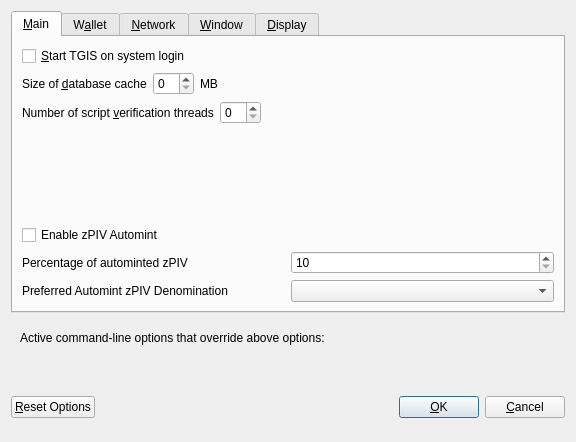
<?xml version="1.0" encoding="UTF-8"?>
<ui version="4.0">
 <class>OptionsDialog</class>
 <widget class="QDialog" name="OptionsDialog">
  <property name="geometry">
   <rect>
    <x>0</x>
    <y>0</y>
    <width>576</width>
    <height>442</height>
   </rect>
  </property>
  <property name="windowTitle">
   <string>Options</string>
  </property>
  <property name="modal">
   <bool>true</bool>
  </property>
  <layout class="QVBoxLayout" name="verticalLayout">
   <item>
    <widget class="QTabWidget" name="tabWidget">
     <property name="currentIndex">
      <number>0</number>
     </property>
     <widget class="QWidget" name="tabMain">
      <attribute name="title">
       <string>&amp;Main</string>
      </attribute>
      <layout class="QVBoxLayout" name="verticalLayout_Main">
       <item>
        <widget class="QCheckBox" name="bitcoinAtStartup">
         <property name="toolTip">
          <string>Automatically start TGIS after logging in to the system.</string>
         </property>
         <property name="text">
          <string>&amp;Start TGIS on system login</string>
         </property>
        </widget>
       </item>
       <item>
        <layout class="QHBoxLayout" name="horizontalLayout_2_Main">
         <item>
          <widget class="QLabel" name="databaseCacheLabel">
           <property name="text">
            <string>Size of &amp;database cache</string>
           </property>
           <property name="textFormat">
            <enum>Qt::PlainText</enum>
           </property>
           <property name="buddy">
            <cstring>databaseCache</cstring>
           </property>
          </widget>
         </item>
         <item>
          <widget class="QSpinBox" name="databaseCache"/>
         </item>
         <item>
          <widget class="QLabel" name="databaseCacheUnitLabel">
           <property name="text">
            <string>MB</string>
           </property>
           <property name="textFormat">
            <enum>Qt::PlainText</enum>
           </property>
          </widget>
         </item>
         <item>
          <spacer name="horizontalSpacer_2_Main">
           <property name="orientation">
            <enum>Qt::Horizontal</enum>
           </property>
           <property name="sizeHint" stdset="0">
            <size>
             <width>40</width>
             <height>20</height>
            </size>
           </property>
          </spacer>
         </item>
        </layout>
       </item>
       <item>
        <layout class="QHBoxLayout" name="horizontalLayout_3_Main">
         <item>
          <widget class="QLabel" name="threadsScriptVerifLabel">
           <property name="text">
            <string>Number of script &amp;verification threads</string>
           </property>
           <property name="textFormat">
            <enum>Qt::PlainText</enum>
           </property>
           <property name="buddy">
            <cstring>threadsScriptVerif</cstring>
           </property>
          </widget>
         </item>
         <item>
          <widget class="QSpinBox" name="threadsScriptVerif">
           <property name="toolTip">
            <string>(0 = auto, &lt;0 = leave that many cores free)</string>
           </property>
          </widget>
         </item>
         <item>
          <spacer name="horizontalSpacer_3_Main">
           <property name="orientation">
            <enum>Qt::Horizontal</enum>
           </property>
           <property name="sizeHint" stdset="0">
            <size>
             <width>40</width>
             <height>20</height>
            </size>
           </property>
          </spacer>
         </item>
        </layout>
       </item>
       <item>
        <spacer name="verticalSpacer_2">
         <property name="orientation">
          <enum>Qt::Vertical</enum>
         </property>
         <property name="sizeHint" stdset="0">
          <size>
           <width>20</width>
           <height>40</height>
          </size>
         </property>
        </spacer>
       </item>
       <item>
        <widget class="QCheckBox" name="checkBoxZeromintEnable">
         <property name="toolTip">
          <string>Enable automatic minting of PIV units to zPIV</string>
         </property>
         <property name="layoutDirection">
          <enum>Qt::LeftToRight</enum>
         </property>
         <property name="text">
          <string>Enable zPIV Automint</string>
         </property>
        </widget>
       </item>
       <item>
        <layout class="QHBoxLayout" name="horizontalLayout_3">
         <item>
          <widget class="QLabel" name="percentage_label">
           <property name="toolTip">
            <string>Percentage of incoming PIV which get automatically converted to zPIV via Zerocoin Protocol (min: 10%)</string>
           </property>
           <property name="text">
            <string>Percentage of autominted zPIV</string>
           </property>
          </widget>
         </item>
         <item>
          <widget class="QSpinBox" name="zeromintPercentage">
           <property name="minimum">
            <number>10</number>
           </property>
           <property name="maximum">
            <number>100</number>
           </property>
          </widget>
         </item>
        </layout>
       </item>
       <item>
        <layout class="QHBoxLayout" name="horizontalLayout" stretch="0,0">
         <property name="sizeConstraint">
          <enum>QLayout::SetFixedSize</enum>
         </property>
         <item>
          <widget class="QLabel" name="labelPreferredDenom">
           <property name="maximumSize">
            <size>
             <width>16777215</width>
             <height>16777215</height>
            </size>
           </property>
           <property name="toolTip">
            <string>Wait with automatic conversion to Zerocoin until enough PIV for this denomination is available</string>
           </property>
           <property name="text">
            <string>Preferred Automint zPIV Denomination</string>
           </property>
          </widget>
         </item>
         <item>
          <widget class="QComboBox" name="preferredDenom">
           <property name="maximumSize">
            <size>
             <width>16777215</width>
             <height>27</height>
            </size>
           </property>
           <property name="toolTip">
            <string>Wait with automatic conversion to Zerocoin until enough PIV for this denomination is available</string>
           </property>
           <property name="maxVisibleItems">
            <number>9</number>
           </property>
           <property name="maxCount">
            <number>9</number>
           </property>
          </widget>
         </item>
        </layout>
       </item>
      </layout>
     </widget>
     <widget class="QWidget" name="tabWallet">
      <attribute name="title">
       <string>W&amp;allet</string>
      </attribute>
      <layout class="QVBoxLayout" name="verticalLayout_Wallet">
       <item>
        <layout class="QHBoxLayout" name="horizontalLayout_2_Wallet">
         <item>
          <widget class="QLabel" name="labelStakeSplitThresholdText">
           <property name="text">
            <string>Stake split threshold:</string>
           </property>
          </widget>
         </item>
         <item>
          <widget class="QSpinBox" name="spinBoxStakeSplitThreshold">
           <property name="minimum">
            <number>1</number>
           </property>
           <property name="maximum">
            <number>999999</number>
           </property>
          </widget>
         </item>
        </layout>
       </item>
       <item>
        <widget class="QGroupBox" name="groupBox">
         <property name="title">
          <string>Expert</string>
         </property>
         <layout class="QVBoxLayout" name="verticalLayout_2">
          <item>
           <widget class="QCheckBox" name="coinControlFeatures">
            <property name="toolTip">
             <string>Whether to show coin control features or not.</string>
            </property>
            <property name="text">
             <string>Enable coin &amp;control features</string>
            </property>
           </widget>
          </item>
          <item>
           <widget class="QCheckBox" name="showMasternodesTab">
            <property name="toolTip">
             <string>Show additional tab listing all your masternodes in first sub-tab&lt;br/&gt;and all masternodes on the network in second sub-tab.</string>
            </property>
            <property name="text">
             <string>Show Masternodes Tab</string>
            </property>
           </widget>
          </item>
          <item>
           <widget class="QCheckBox" name="spendZeroConfChange">
            <property name="toolTip">
             <string>If you disable the spending of unconfirmed change, the change from a transaction&lt;br/&gt;cannot be used until that transaction has at least one confirmation.&lt;br/&gt;This also affects how your balance is computed.</string>
            </property>
            <property name="text">
             <string>&amp;Spend unconfirmed change</string>
            </property>
           </widget>
          </item>
         </layout>
        </widget>
       </item>
       <item>
        <spacer name="verticalSpacer_Wallet">
         <property name="orientation">
          <enum>Qt::Vertical</enum>
         </property>
         <property name="sizeHint" stdset="0">
          <size>
           <width>20</width>
           <height>40</height>
          </size>
         </property>
        </spacer>
       </item>
      </layout>
     </widget>
     <widget class="QWidget" name="tabNetwork">
      <attribute name="title">
       <string>&amp;Network</string>
      </attribute>
      <layout class="QVBoxLayout" name="verticalLayout_Network">
       <item>
        <widget class="QCheckBox" name="mapPortUpnp">
         <property name="toolTip">
          <string>Automatically open the TGIS client port on the router. This only works when your router supports UPnP and it is enabled.</string>
         </property>
         <property name="text">
          <string>Map port using &amp;UPnP</string>
         </property>
        </widget>
       </item>
       <item>
        <widget class="QCheckBox" name="allowIncoming">
         <property name="toolTip">
          <string>Accept connections from outside</string>
         </property>
         <property name="text">
          <string>Allow incoming connections</string>
         </property>
        </widget>
       </item>
       <item>
        <widget class="QCheckBox" name="connectSocks">
         <property name="toolTip">
          <string>Connect to the TGIS network through a SOCKS5 proxy.</string>
         </property>
         <property name="text">
          <string>&amp;Connect through SOCKS5 proxy (default proxy):</string>
         </property>
        </widget>
       </item>
       <item>
        <layout class="QHBoxLayout" name="horizontalLayout_1_Network">
         <item>
          <widget class="QLabel" name="proxyIpLabel">
           <property name="text">
            <string>Proxy &amp;IP:</string>
           </property>
           <property name="textFormat">
            <enum>Qt::PlainText</enum>
           </property>
           <property name="buddy">
            <cstring>proxyIp</cstring>
           </property>
          </widget>
         </item>
         <item>
          <widget class="QValidatedLineEdit" name="proxyIp">
           <property name="minimumSize">
            <size>
             <width>140</width>
             <height>0</height>
            </size>
           </property>
           <property name="maximumSize">
            <size>
             <width>140</width>
             <height>16777215</height>
            </size>
           </property>
           <property name="toolTip">
            <string>IP address of the proxy (e.g. IPv4: 127.0.0.1 / IPv6: ::1)</string>
           </property>
          </widget>
         </item>
         <item>
          <widget class="QLabel" name="proxyPortLabel">
           <property name="text">
            <string>&amp;Port:</string>
           </property>
           <property name="textFormat">
            <enum>Qt::PlainText</enum>
           </property>
           <property name="buddy">
            <cstring>proxyPort</cstring>
           </property>
          </widget>
         </item>
         <item>
          <widget class="QLineEdit" name="proxyPort">
           <property name="minimumSize">
            <size>
             <width>55</width>
             <height>0</height>
            </size>
           </property>
           <property name="maximumSize">
            <size>
             <width>55</width>
             <height>16777215</height>
            </size>
           </property>
           <property name="toolTip">
            <string>Port of the proxy (e.g. 9050)</string>
           </property>
          </widget>
         </item>
         <item>
          <spacer name="horizontalSpacer_1_Network">
           <property name="orientation">
            <enum>Qt::Horizontal</enum>
           </property>
           <property name="sizeHint" stdset="0">
            <size>
             <width>40</width>
             <height>20</height>
            </size>
           </property>
          </spacer>
         </item>
        </layout>
       </item>
       <item>
        <spacer name="verticalSpacer_Network">
         <property name="orientation">
          <enum>Qt::Vertical</enum>
         </property>
         <property name="sizeHint" stdset="0">
          <size>
           <width>20</width>
           <height>40</height>
          </size>
         </property>
        </spacer>
       </item>
      </layout>
     </widget>
     <widget class="QWidget" name="tabWindow">
      <attribute name="title">
       <string>&amp;Window</string>
      </attribute>
      <layout class="QVBoxLayout" name="verticalLayout_Window">
       <item>
        <widget class="QCheckBox" name="minimizeToTray">
         <property name="toolTip">
          <string>Show only a tray icon after minimizing the window.</string>
         </property>
         <property name="text">
          <string>&amp;Minimize to the tray instead of the taskbar</string>
         </property>
        </widget>
       </item>
       <item>
        <widget class="QCheckBox" name="minimizeOnClose">
         <property name="toolTip">
          <string>Minimize instead of exit the application when the window is closed. When this option is enabled, the application will be closed only after selecting Quit in the menu.</string>
         </property>
         <property name="text">
          <string>M&amp;inimize on close</string>
         </property>
        </widget>
       </item>
       <item>
        <spacer name="verticalSpacer_Window">
         <property name="orientation">
          <enum>Qt::Vertical</enum>
         </property>
         <property name="sizeHint" stdset="0">
          <size>
           <width>20</width>
           <height>40</height>
          </size>
         </property>
        </spacer>
       </item>
      </layout>
     </widget>
     <widget class="QWidget" name="tabDisplay">
      <attribute name="title">
       <string>&amp;Display</string>
      </attribute>
      <layout class="QVBoxLayout" name="verticalLayout_Display">
       <item>
        <layout class="QHBoxLayout" name="horizontalLayout_1_Display">
         <item>
          <widget class="QLabel" name="langLabel">
           <property name="text">
            <string>User Interface &amp;language:</string>
           </property>
           <property name="textFormat">
            <enum>Qt::PlainText</enum>
           </property>
           <property name="buddy">
            <cstring>lang</cstring>
           </property>
          </widget>
         </item>
         <item>
          <widget class="QValueComboBox" name="lang">
           <property name="toolTip">
            <string>The user interface language can be set here. This setting will take effect after restarting TGIS.</string>
           </property>
          </widget>
         </item>
        </layout>
       </item>
       <item>
        <widget class="QLabel" name="label_3">
         <property name="toolTip">
          <string notr="true"/>
         </property>
         <property name="statusTip">
          <string notr="true"/>
         </property>
         <property name="whatsThis">
          <string notr="true"/>
         </property>
         <property name="accessibleName">
          <string notr="true"/>
         </property>
         <property name="text">
          <string>Language missing or translation incomplete? Help contributing translations here:
https://www.transifex.com/tgis-project/tgis-project-translations</string>
         </property>
         <property name="wordWrap">
          <bool>true</bool>
         </property>
         <property name="openExternalLinks">
          <bool>true</bool>
         </property>
         <property name="textInteractionFlags">
          <set>Qt::TextBrowserInteraction</set>
         </property>
        </widget>
       </item>
       <item>
        <layout class="QHBoxLayout" name="horizontalLayout_4_Display" stretch="0,0">
         <item>
          <widget class="QLabel" name="themeLabel">
           <property name="text">
            <string>User Interface Theme:</string>
           </property>
          </widget>
         </item>
         <item>
          <widget class="QValueComboBox" name="theme"/>
         </item>
        </layout>
       </item>
       <item>
        <widget class="Line" name="line">
         <property name="orientation">
          <enum>Qt::Horizontal</enum>
         </property>
        </widget>
       </item>
       <item>
        <layout class="QHBoxLayout" name="horizontalLayout_2_Display">
         <item>
          <widget class="QLabel" name="unitLabel">
           <property name="text">
            <string>&amp;Unit to show amounts in:</string>
           </property>
           <property name="textFormat">
            <enum>Qt::PlainText</enum>
           </property>
           <property name="buddy">
            <cstring>unit</cstring>
           </property>
          </widget>
         </item>
         <item>
          <widget class="QValueComboBox" name="unit">
           <property name="toolTip">
            <string>Choose the default subdivision unit to show in the interface and when sending coins.</string>
           </property>
          </widget>
         </item>
        </layout>
       </item>
       <item>
        <layout class="QHBoxLayout" name="horizontalLayout_5_Display">
         <item>
          <widget class="QLabel" name="digitsLabel">
           <property name="text">
            <string>Decimal digits</string>
           </property>
          </widget>
         </item>
         <item>
          <widget class="QValueComboBox" name="digits"/>
         </item>
        </layout>
       </item>
       <item>
        <layout class="QHBoxLayout" name="horizontalLayout_3_Display">
         <item>
          <widget class="QLabel" name="thirdPartyTxUrlsLabel">
           <property name="toolTip">
            <string>Third party URLs (e.g. a block explorer) that appear in the transactions tab as context menu items. %s in the URL is replaced by transaction hash. Multiple URLs are separated by vertical bar |.</string>
           </property>
           <property name="text">
            <string>Third party transaction URLs</string>
           </property>
           <property name="buddy">
            <cstring>thirdPartyTxUrls</cstring>
           </property>
          </widget>
         </item>
         <item>
          <widget class="QLineEdit" name="thirdPartyTxUrls">
           <property name="toolTip">
            <string>Third party URLs (e.g. a block explorer) that appear in the transactions tab as context menu items. %s in the URL is replaced by transaction hash. Multiple URLs are separated by vertical bar |.</string>
           </property>
          </widget>
         </item>
        </layout>
       </item>
       <item>
        <spacer name="verticalSpacer">
         <property name="orientation">
          <enum>Qt::Vertical</enum>
         </property>
         <property name="sizeHint" stdset="0">
          <size>
           <width>20</width>
           <height>40</height>
          </size>
         </property>
        </spacer>
       </item>
      </layout>
     </widget>
    </widget>
   </item>
   <item>
    <widget class="QFrame" name="frame">
     <layout class="QVBoxLayout" name="verticalLayout_Bottom">
      <item>
       <layout class="QHBoxLayout" name="horizontalLayout_Bottom">
        <item>
         <widget class="QLabel" name="overriddenByCommandLineInfoLabel">
          <property name="text">
           <string>Active command-line options that override above options:</string>
          </property>
          <property name="textFormat">
           <enum>Qt::PlainText</enum>
          </property>
         </widget>
        </item>
        <item>
         <spacer name="horizontalSpacer_Bottom">
          <property name="orientation">
           <enum>Qt::Horizontal</enum>
          </property>
          <property name="sizeHint" stdset="0">
           <size>
            <width>40</width>
            <height>20</height>
           </size>
          </property>
         </spacer>
        </item>
       </layout>
      </item>
      <item>
       <widget class="QLabel" name="overriddenByCommandLineLabel">
        <property name="text">
         <string/>
        </property>
        <property name="textFormat">
         <enum>Qt::PlainText</enum>
        </property>
        <property name="wordWrap">
         <bool>true</bool>
        </property>
       </widget>
      </item>
     </layout>
    </widget>
   </item>
   <item>
    <layout class="QHBoxLayout" name="horizontalLayout_Buttons">
     <item>
      <widget class="QPushButton" name="resetButton">
       <property name="toolTip">
        <string>Reset all client options to default.</string>
       </property>
       <property name="text">
        <string>&amp;Reset Options</string>
       </property>
       <property name="autoDefault">
        <bool>false</bool>
       </property>
      </widget>
     </item>
     <item>
      <spacer name="horizontalSpacer_1">
       <property name="orientation">
        <enum>Qt::Horizontal</enum>
       </property>
       <property name="sizeHint" stdset="0">
        <size>
         <width>40</width>
         <height>48</height>
        </size>
       </property>
      </spacer>
     </item>
     <item>
      <widget class="QLabel" name="statusLabel">
       <property name="minimumSize">
        <size>
         <width>200</width>
         <height>0</height>
        </size>
       </property>
       <property name="font">
        <font>
         <weight>75</weight>
         <bold>true</bold>
        </font>
       </property>
       <property name="text">
        <string/>
       </property>
       <property name="textFormat">
        <enum>Qt::PlainText</enum>
       </property>
       <property name="wordWrap">
        <bool>true</bool>
       </property>
      </widget>
     </item>
     <item>
      <spacer name="horizontalSpacer_2">
       <property name="orientation">
        <enum>Qt::Horizontal</enum>
       </property>
       <property name="sizeHint" stdset="0">
        <size>
         <width>40</width>
         <height>48</height>
        </size>
       </property>
      </spacer>
     </item>
     <item>
      <widget class="QPushButton" name="okButton">
       <property name="text">
        <string>&amp;OK</string>
       </property>
       <property name="autoDefault">
        <bool>false</bool>
       </property>
       <property name="default">
        <bool>true</bool>
       </property>
      </widget>
     </item>
     <item>
      <widget class="QPushButton" name="cancelButton">
       <property name="text">
        <string>&amp;Cancel</string>
       </property>
       <property name="autoDefault">
        <bool>false</bool>
       </property>
      </widget>
     </item>
    </layout>
   </item>
  </layout>
 </widget>
 <customwidgets>
  <customwidget>
   <class>QValidatedLineEdit</class>
   <extends>QLineEdit</extends>
   <header>qvalidatedlineedit.h</header>
  </customwidget>
  <customwidget>
   <class>QValueComboBox</class>
   <extends>QComboBox</extends>
   <header>qvaluecombobox.h</header>
  </customwidget>
 </customwidgets>
 <resources/>
 <connections/>
</ui>
